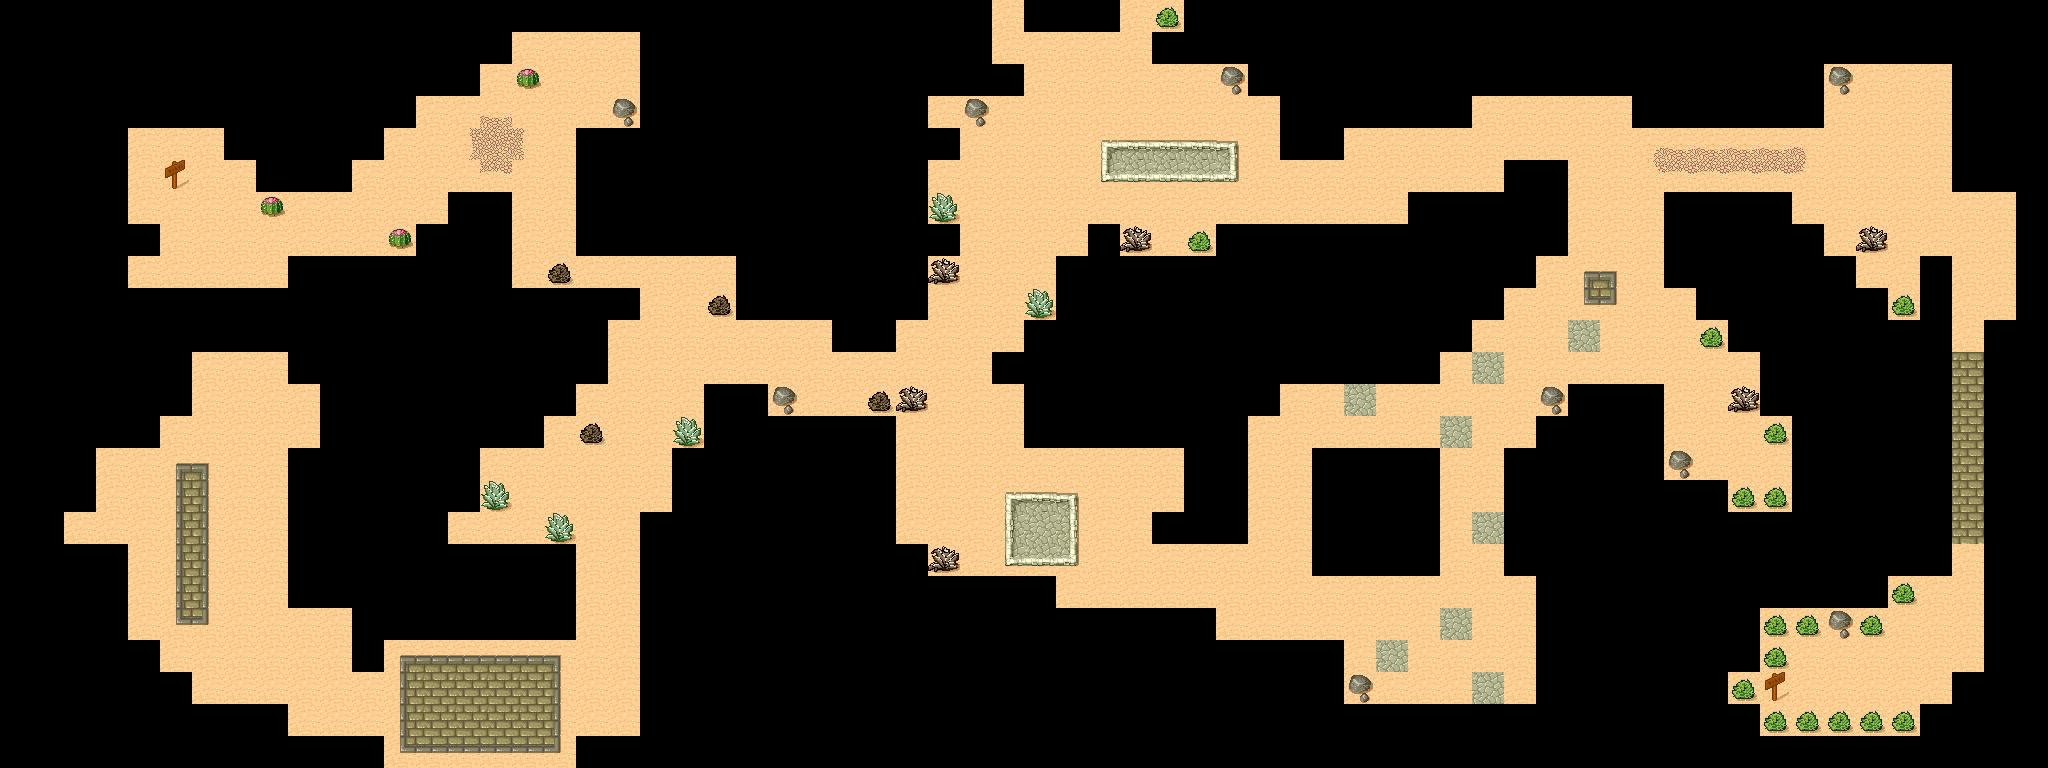

Rendered tile map (Tiled .tmx) drawn with the repository's tilesets; below, a short description and the full map source, tile grids included:
An orthogonal 64x24 tile map with 32x32 px tiles, 1 tile layer (Tile Layer 1).

<map version="1.0" orientation="orthogonal" renderorder="right-down" width="64" height="24" tilewidth="32" tileheight="32" nextobjectid="1">
 <tileset firstgid="1" name="tmw_desert_spacing" tilewidth="32" tileheight="32" spacing="1" margin="1" tilecount="48">
  <image source="tmw_desert_spacing.png" width="265" height="199" />
 </tileset>
 <layer name="Tile Layer 1" width="64" height="24">
  <data encoding="csv">
0,0,0,0,0,0,0,0,0,0,0,0,0,0,0,0,0,0,0,0,0,0,0,0,0,0,0,0,0,0,0,30,0,0,0,30,48,0,0,0,0,0,0,0,0,0,0,0,0,0,0,0,0,0,0,0,0,0,0,0,0,0,0,0,
0,0,0,0,0,0,0,0,0,0,0,0,0,0,0,0,30,30,30,30,0,0,0,0,0,0,0,0,0,0,0,30,30,30,30,30,0,0,0,0,0,0,0,0,0,0,0,0,0,0,0,0,0,0,0,0,0,0,0,0,0,0,0,0,
0,0,0,0,0,0,0,0,0,0,0,0,0,0,0,30,31,30,30,30,0,0,0,0,0,0,0,0,0,0,0,0,30,30,30,30,30,30,32,0,0,0,0,0,0,0,0,0,0,0,0,0,0,0,0,0,0,32,30,30,30,0,0,0,
0,0,0,0,0,0,0,0,0,0,0,0,0,30,30,7,30,30,30,32,0,0,0,0,0,0,0,0,0,30,32,30,30,30,30,30,30,30,30,30,0,0,0,0,0,0,30,30,30,30,30,0,0,0,0,0,0,30,30,30,30,0,0,0,
0,0,0,0,30,30,30,0,0,0,0,0,30,30,14,15,16,30,0,0,0,0,0,0,0,0,0,0,0,0,30,30,30,30,25,26,26,26,27,30,0,0,30,30,30,30,30,30,30,30,30,6,7,7,7,7,8,30,30,30,30,0,0,0,
0,0,0,0,30,46,30,30,0,0,0,30,30,30,30,23,30,30,0,0,0,0,0,0,0,0,0,0,0,30,30,30,30,30,41,42,42,42,43,30,30,30,30,30,30,30,30,0,0,30,30,22,23,23,23,23,24,30,30,30,30,0,0,0,
0,0,0,0,30,30,30,30,31,30,30,30,30,30,0,0,30,30,0,0,0,0,0,0,0,0,0,0,0,38,30,30,30,30,30,30,30,30,30,30,30,30,30,30,0,0,0,0,0,30,30,30,0,0,0,0,30,30,30,30,30,30,30,0,
0,0,0,0,0,30,30,30,30,30,30,30,31,0,0,0,30,30,0,0,0,0,0,0,0,0,0,0,0,0,30,30,30,30,0,39,30,48,0,0,0,0,0,0,0,0,0,0,0,30,30,30,0,0,0,0,0,30,39,30,30,30,30,0,
0,0,0,0,30,30,30,30,30,0,0,0,0,0,0,0,30,47,30,30,30,30,30,0,0,0,0,0,0,39,30,30,30,0,0,0,0,0,0,0,0,0,0,0,0,0,0,0,30,1,3,30,0,0,0,0,0,0,30,30,0,30,30,0,
0,0,0,0,0,0,0,0,0,0,0,0,0,0,0,0,0,0,0,0,30,30,47,0,0,0,0,0,0,30,30,30,38,0,0,0,0,0,0,0,0,0,0,0,0,0,0,30,30,17,19,30,30,0,0,0,0,0,0,48,0,30,30,0,
0,0,0,0,0,0,0,0,0,0,0,0,0,0,0,0,0,0,0,30,30,30,30,30,30,30,0,0,30,30,30,30,0,0,0,0,0,0,0,0,0,0,0,0,0,0,30,30,30,34,30,30,30,48,0,0,0,0,0,0,0,30,0,0,
0,0,0,0,0,0,30,30,30,0,0,0,0,0,0,0,0,0,0,30,30,30,30,30,30,30,30,30,30,30,30,0,0,0,0,0,0,0,0,0,0,0,0,0,0,30,34,30,30,30,30,30,30,30,30,0,0,0,0,0,0,10,0,0,
0,0,0,0,0,0,30,30,30,30,0,0,0,0,0,0,0,0,30,30,30,30,0,0,32,30,30,47,39,30,30,30,0,0,0,0,0,0,0,0,30,30,34,30,30,30,30,30,32,0,0,0,30,30,39,0,0,0,0,0,0,10,0,0,
0,0,0,0,0,30,30,30,30,30,0,0,0,0,0,0,0,30,47,30,30,38,0,0,0,0,0,0,30,30,30,30,0,0,0,0,0,0,0,30,30,30,30,30,30,34,30,30,0,0,0,0,30,30,30,48,0,0,0,0,0,10,0,0,
0,0,0,30,30,1,3,30,30,0,0,0,0,0,0,30,30,30,30,30,30,0,0,0,0,0,0,0,30,30,30,30,30,30,30,30,30,0,0,30,30,0,0,0,0,30,30,0,0,0,0,0,32,30,30,30,0,0,0,0,0,10,0,0,
0,0,0,30,30,9,11,30,30,0,0,0,0,0,0,38,30,30,30,30,30,0,0,0,0,0,0,0,30,30,30,25,26,27,30,30,30,0,0,30,30,0,0,0,0,30,30,0,0,0,0,0,0,0,48,48,0,0,0,0,0,10,0,0,
0,0,30,30,30,9,11,30,30,0,0,0,0,0,30,30,30,38,30,30,0,0,0,0,0,0,0,0,30,30,30,33,34,35,30,30,0,0,0,30,30,0,0,0,0,30,34,0,0,0,0,0,0,0,0,0,0,0,0,0,0,10,0,0,
0,0,0,0,30,9,11,30,30,0,0,0,0,0,0,0,0,0,30,30,0,0,0,0,0,0,0,0,0,39,30,41,42,43,30,30,30,30,30,30,30,0,0,0,0,30,30,0,0,0,0,0,0,0,0,0,0,0,0,0,0,30,0,0,
0,0,0,0,30,9,11,30,30,0,0,0,0,0,0,0,0,0,30,30,0,0,0,0,0,0,0,0,0,0,0,0,0,30,30,30,30,30,30,30,30,30,30,30,30,30,30,30,0,0,0,0,0,0,0,0,0,0,0,48,30,30,0,0,
0,0,0,0,30,17,19,30,30,30,30,0,0,0,0,0,0,0,30,30,0,0,0,0,0,0,0,0,0,0,0,0,0,0,0,0,0,0,30,30,30,30,30,30,30,34,30,30,0,0,0,0,0,0,0,48,48,32,48,30,30,30,0,0,
0,0,0,0,0,30,30,30,30,30,30,0,1,2,2,2,2,3,30,30,0,0,0,0,0,0,0,0,0,0,0,0,0,0,0,0,0,0,0,0,0,0,30,34,30,30,30,30,0,0,0,0,0,0,0,48,30,30,30,30,30,30,0,0,
0,0,0,0,0,0,30,30,30,30,30,30,9,10,10,10,10,11,30,30,0,0,0,0,0,0,0,0,0,0,0,0,0,0,0,0,0,0,0,0,0,0,32,30,30,30,34,30,0,0,0,0,0,0,48,46,30,30,30,30,30,0,0,0,
0,0,0,0,0,0,0,0,0,30,30,30,9,10,10,10,10,11,30,30,0,0,0,0,0,0,0,0,0,0,0,0,0,0,0,0,0,0,0,0,0,0,0,0,0,0,0,0,0,0,0,0,0,0,0,48,48,48,48,48,0,0,0,0,
0,0,0,0,0,0,0,0,0,0,0,0,17,18,18,18,18,19,0,0,0,0,0,0,0,0,0,0,0,0,0,0,0,0,0,0,0,0,0,0,0,0,0,0,0,0,0,0,0,0,0,0,0,0,0,0,0,0,0,0,0,0,0,0
</data>
 </layer>
</map>